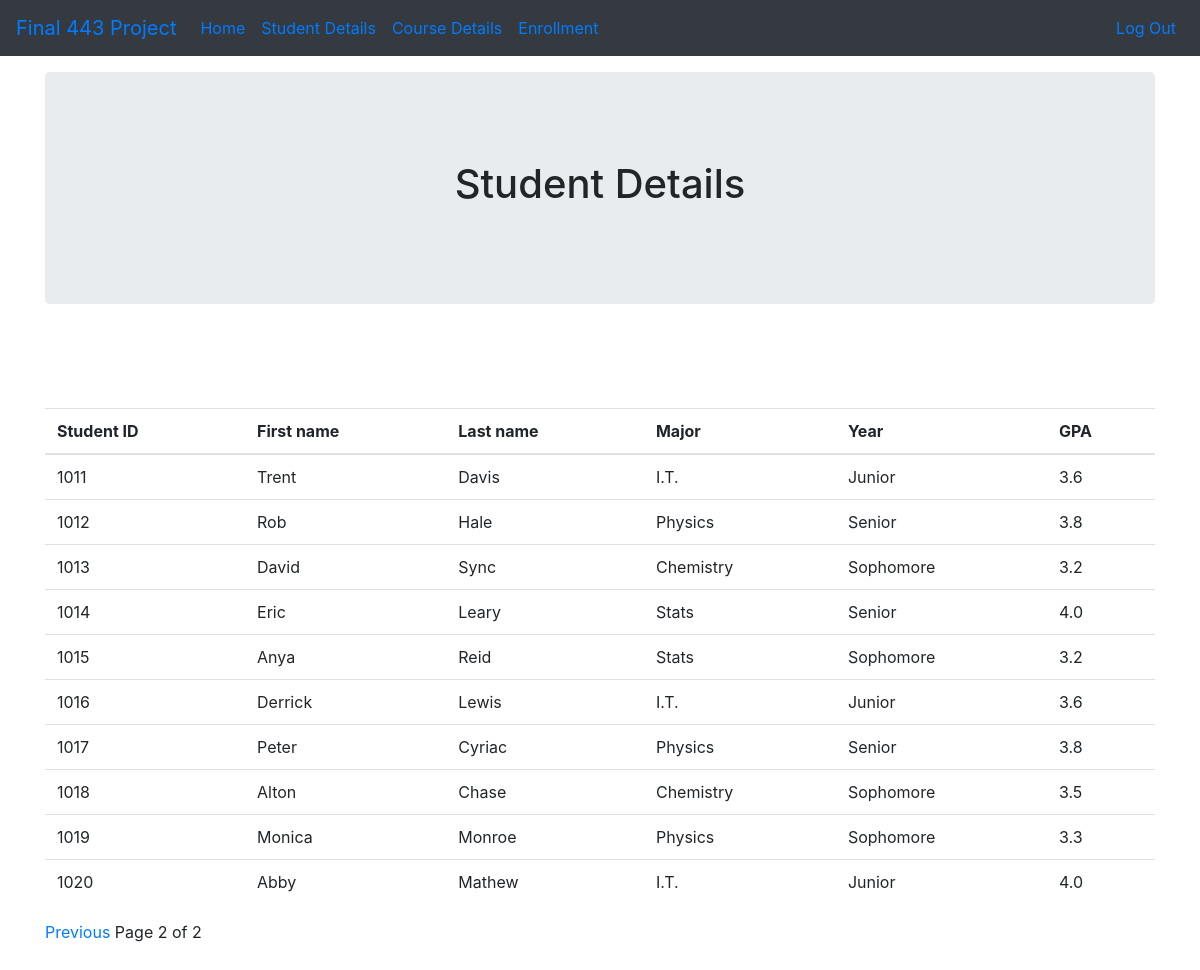
The app's page /studentdetails/?page=2 (signed in) with its own data.
### studentinfo/models.py (models this page shows)
class Studentdetails(models.Model):
    studentid = models.IntegerField(primary_key=True)
    firstname = models.CharField(max_length=500)
    lastname = models.CharField(max_length=500)
    major = models.CharField(max_length=500)
    year = models.CharField(max_length=500)
    gpa = models.DecimalField(max_digits=3, decimal_places=1)

### studentinfo/views.py (the view)
# urls.py: path('studentdetails/', views.studentdetails, name='studentdetails'),
@login_required
def studentdetails(request):
    studentinfo=Studentdetails.objects.all()
    paginator = Paginator(studentinfo, 10)
    page = request.GET.get('page')
    studentdata = paginator.get_page(page)
    print (studentinfo)
    return render (request, "studentinfo/Studentdetails.html",{"data":studentdata})

### studentinfo/templates/studentinfo/Studentdetails.html (shortened to what this page needs)
{% extends "studentinfo/base.html" %}
{% block content %}
 <div class="container">
    <div class="jumbotron text-center">
      <h1>Student Details</h1>
    </div>
</div>
  <div class="container">
    <table class="table">
        <thead>
            <tr>
                <th> Student ID</th>
                <th> First name</th>
                <th> Last name</th>
                <th> Major</th>
                <th> Year</th>
                <th> GPA</th>
            </tr>
        </thead>
        <tbody>
            {%for row in data%}
            <tr>
                <td>{{row.studentid}}</td>
                <td>{{row.firstname}}</td>
                <td>{{row.lastname}}</td>
                <td>{{row.major}}</td>
                <td>{{row.year}}</td>
                <td>{{row.gpa}}</td>
            </tr>
            {% endfor %}
        </tbody>
      </table>
      <div class="pagination">
        <span class="step-links">
          {% if data.has_previous %}
              <a href="?page={{ data.previous_page_number }}">Previous</a>
          {% endif %}
          <span  class="current">
            Page {{ data.number }} of {{ data.paginator.num_pages }}
          </span>
        </span>
      </div>
 </div>
{% endblock %}

### records on screen
Studentdetails: studentid "1011", firstname "Trent", lastname "Davis", major "I.T.", year "Junior", gpa "3.6"
Studentdetails: studentid "1012", firstname "Rob", lastname "Hale", major "Physics", year "Senior", gpa "3.8"
Studentdetails: studentid "1013", firstname "David", lastname "Sync", major "Chemistry", year "Sophomore", gpa "3.2"
Studentdetails: studentid "1014", firstname "Eric", lastname "Leary", major "Stats", year "Senior", gpa "4.0"
Studentdetails: studentid "1015", firstname "Anya", lastname "Reid", major "Stats", year "Sophomore", gpa "3.2"
Studentdetails: studentid "1016", firstname "Derrick", lastname "Lewis", major "I.T.", year "Junior", gpa "3.6"
Studentdetails: studentid "1017", firstname "Peter", lastname "Cyriac", major "Physics", year "Senior", gpa "3.8"
Studentdetails: studentid "1018", firstname "Alton", lastname "Chase", major "Chemistry", year "Sophomore", gpa "3.5"
Studentdetails: studentid "1019", firstname "Monica", lastname "Monroe", major "Physics", year "Sophomore", gpa "3.3"
Studentdetails: studentid "1020", firstname "Abby", lastname "Mathew", major "I.T.", year "Junior", gpa "4.0"

### other values on screen
{{ data.number }} "2"
{{ data.paginator.num_pages }} "2"
